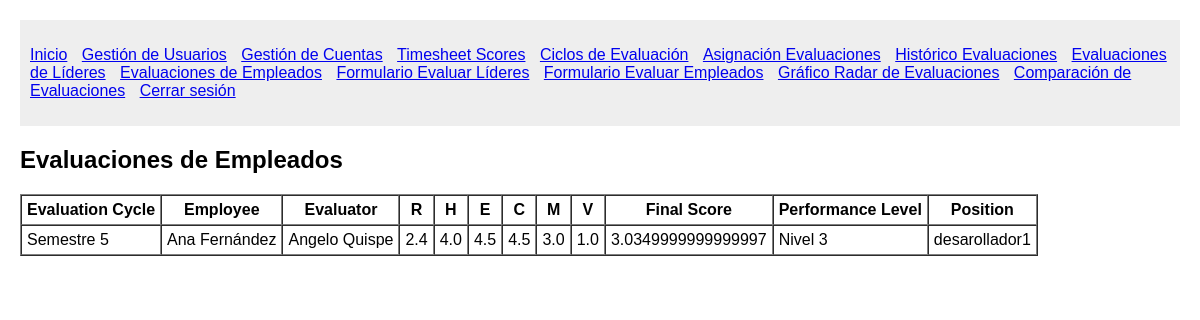
Before: /employees_evaluations/ (signed in) with the older database file.
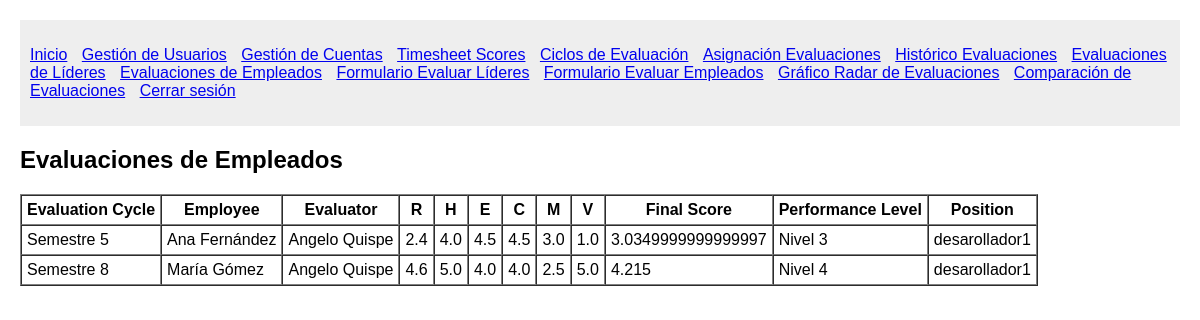
After: the same page with the newer database file.
### System/models.py (models this page shows)
class Permanent_EvaluationAssignment(models.Model):
    evaluator = models.ForeignKey(Usuario, on_delete=models.CASCADE, related_name='permanent_evaluator_assignments')
    employee = models.ForeignKey(Usuario, on_delete=models.CASCADE, related_name='permanent_employee_assignments')
    status = models.CharField(max_length=50)
    created_at = models.DateTimeField(auto_now_add=True)
    summary = models.ForeignKey(Summary, on_delete=models.CASCADE, null=True, blank=True)
    evaluation_details = models.ForeignKey(EvaluationDetails, on_delete=models.CASCADE, null=True, blank=True)
    evaluation_cycle = models.CharField(max_length=50)

class Summary(models.Model):
    employee = models.ForeignKey(Usuario, on_delete=models.CASCADE, related_name='employee_summaries')
    evaluator = models.ForeignKey(Usuario, on_delete=models.CASCADE, related_name='evaluator_summaries')
    R = models.FloatField() # Ponderado Responsabilidades de la posición
    L = models.FloatField(blank=True, null=True) # Ponderado Responsabilidades por liderazgo
    H = models.FloatField() # Ponderado Habilidades
    E = models.FloatField() # Ponderado Enfoque
    C = models.FloatField() # Ponderado Competencia Técnica
    M = models.FloatField() # Ponderado Metas y Resultados
    V = models.FloatField() # Ponderado Valores Corporativos
    final_score = models.FloatField() # Suma de ponderados
    performance_level = models.CharField(max_length=50)
    evaluation_type = models.CharField(max_length=50)
    created_at = models.DateTimeField(auto_now_add=True)
    position = models.ForeignKey(Position, on_delete=models.PROTECT)

class Usuario(models.Model):
    first_name = models.CharField(max_length=50)
    middle_name = models.CharField(max_length=50, blank=True, null=True)
    last_name = models.CharField(max_length=50)
    second_last_name = models.CharField(max_length=50, blank=True, null=True)
    user_type = models.CharField(max_length=50)
    position = models.ForeignKey(Position, on_delete=models.PROTECT)

class Position(models.Model):
    position_code = models.CharField(max_length=20)
    position_name = models.CharField(max_length=100)

### System/views.py (the view)
# urls.py: path('employees_evaluations/', views.employees_evaluations, name='employees_evaluations'),
@login_required
def employees_evaluations(request):
    assignments = Permanent_EvaluationAssignment.objects.filter(summary__evaluation_type="Empleados")
    return render(request, 'System/employees_evaluations.html', {'assignments': assignments})

### System/views.py (called while the page is built)
def login_required(view_func):
    @wraps(view_func)
    def wrapped_view(request, *args, **kwargs):
        if not request.session.get('user_id'):
            return redirect('login')
        return view_func(request, *args, **kwargs)
    return wrapped_view

### System/templates/System/employees_evaluations.html (shortened to what this page needs)
{% extends 'System/base.html' %}
{% load static %}
{% block content %}
    <h2>Evaluaciones de Empleados</h2>
    <table border="1" cellspacing="0" cellpadding="5">
        <thead>
            <tr>
                <th>Evaluation Cycle</th>
                <th>Employee</th>
                <th>Evaluator</th>
                <th>R</th>
                <th>H</th>
                <th>E</th>
                <th>C</th>
                <th>M</th>
                <th>V</th>
                <th>Final Score</th>
                <th>Performance Level</th>
                <th>Position</th>
            </tr>
        </thead>
        <tbody>
            {% for assignment in assignments %}
                {% if assignment.summary %}
                    <tr>
                        <td>{{ assignment.evaluation_cycle }}</td>
                        <td>{{ assignment.summary.employee.first_name }} {{ assignment.summary.employee.last_name }}</td>
                        <td>{{ assignment.summary.evaluator.first_name }} {{ assignment.summary.evaluator.last_name }}</td>
                        <td>{{ assignment.summary.R }}</td>
                        <td>{{ assignment.summary.H }}</td>
                        <td>{{ assignment.summary.E }}</td>
                        <td>{{ assignment.summary.C }}</td>
                        <td>{{ assignment.summary.M }}</td>
                        <td>{{ assignment.summary.V }}</td>
                        <td>{{ assignment.summary.final_score }}</td>
                        <td>{{ assignment.summary.performance_level }}</td>
                        <td>{{ assignment.summary.position.position_name }}</td>
                    </tr>
                {% endif %}
            {% empty %}
                <tr>
                    <td colspan="12">No hay evaluaciones de empleados.</td>
                </tr>
            {% endfor %}
        </tbody>
    </table>
{% endblock %}

Changed rows visible on the page:
added Permanent_EvaluationAssignment: evaluation_cycle "Semestre 8", summary.employee.first_name "María", summary.employee.last_name "Gómez", summary.evaluator.first_name "Angelo", summary.evaluator.last_name "Quispe", summary.R "4.6", summary.H "5.0", summary.E "4.0", summary.C "4.0", summary.M "2.5", summary.V "5.0", summary.final_score "4.215", summary.performance_level "Nivel 4", summary.position.position_name "desarollador1"
